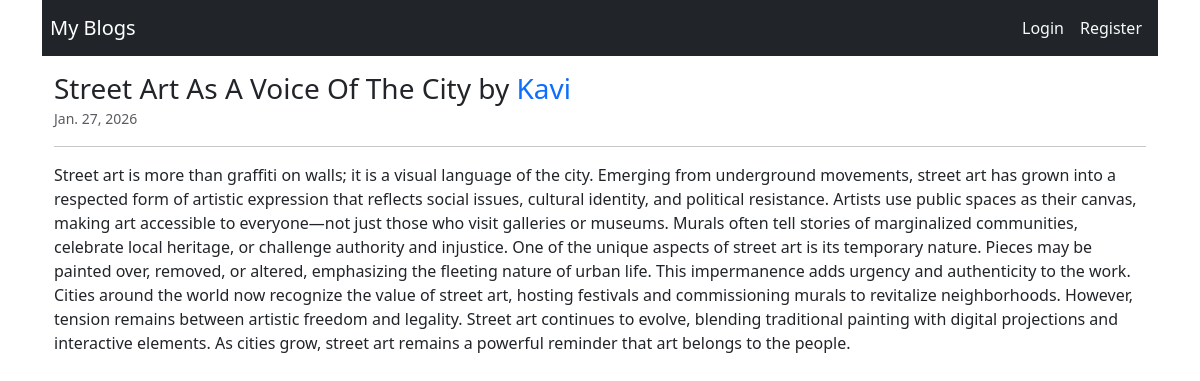
Screenshot of /detail/3/ with the database file from the repository.
### blog/models.py (models this page shows, shortened)
class Post(models.Model):
    title = models.CharField(max_length=200)
    content = models.TextField()
    author = models.ForeignKey(User,on_delete=models.CASCADE)
    created_at = models.DateTimeField(auto_now_add=True)

### blog/views.py (the view)
# urls.py: path('detail/<int:pk>/',views.detail_post,name="detail-post"),
def detail_post(request,pk):
    post = Post.objects.get(id=pk)
    return render(request,"post_detail.html",{'post':post})

### blog/templates/post_detail.html
{% extends "base.html" %}
{% block content %}
    <div class="container mt-3">
        <h3 class="card-title mt-2">{{post.title | title}} by <span class="text-primary">{{post.author}}</span></h3>
        <small class="text-muted">{{post.created_at | date }}</small>
        <hr>
        <p class="card-text">{{post.content}}</p>
    </div>
{% endblock content %}

### rows the page displays
Post: title "Street Art As A Voice Of The City", author "Kavi", created_at "Jan. 27, 2026", content "Street art is more than graffiti on walls; it is a visual language of the city. Emerging from underground movements, street art has grown into a respected form of artistic expression that reflects social issues, cultural identity, and political resistance. Artists use public spaces as their canvas, making art accessible to everyone—not just those who visit galleries or museums. Murals often tell stories of marginalized communities, celebrate local heritage, or challenge authority and injustice. One of the unique aspects of street art is its temporary nature. Pieces may be painted over, removed, or altered, emphasizing the fleeting nature of urban life. This impermanence adds urgency and…"
